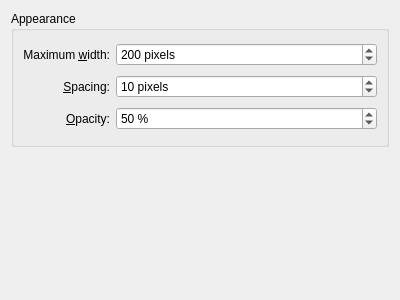
<?xml version="1.0" encoding="UTF-8"?>

<!--
SPDX-FileCopyrightText: 2023 Roman Gilg <subdiff@gmail.com>

SPDX-License-Identifier: GPL-2.0-or-later
-->

<ui version="4.0">
 <class>como::ThumbnailAsideEffectConfigForm</class>
 <widget class="QWidget" name="como::ThumbnailAsideEffectConfigForm">
  <property name="geometry">
   <rect>
    <x>0</x>
    <y>0</y>
    <width>400</width>
    <height>300</height>
   </rect>
  </property>
  <layout class="QVBoxLayout">
   <item>
    <widget class="QGroupBox" name="groupBox">
     <property name="title">
      <string>Appearance</string>
     </property>
     <layout class="QGridLayout" name="gridLayout">
      <item row="0" column="0">
       <widget class="QLabel" name="label">
        <property name="text">
         <string>Maximum &amp;width:</string>
        </property>
        <property name="alignment">
         <set>Qt::AlignRight|Qt::AlignTrailing|Qt::AlignVCenter</set>
        </property>
        <property name="buddy">
         <cstring>kcfg_MaxWidth</cstring>
        </property>
       </widget>
      </item>
      <item row="1" column="0">
       <widget class="QLabel" name="label_2">
        <property name="text">
         <string>&amp;Spacing:</string>
        </property>
        <property name="alignment">
         <set>Qt::AlignRight|Qt::AlignTrailing|Qt::AlignVCenter</set>
        </property>
        <property name="buddy">
         <cstring>kcfg_Spacing</cstring>
        </property>
       </widget>
      </item>
      <item row="1" column="1">
       <widget class="QSpinBox" name="kcfg_Spacing">
        <property name="sizePolicy">
         <sizepolicy hsizetype="Expanding" vsizetype="Fixed">
          <horstretch>0</horstretch>
          <verstretch>0</verstretch>
         </sizepolicy>
        </property>
        <property name="suffix">
         <string> pixels</string>
        </property>
        <property name="maximum">
         <number>30</number>
        </property>
        <property name="value">
         <number>10</number>
        </property>
       </widget>
      </item>
      <item row="2" column="0">
       <widget class="QLabel" name="label_3">
        <property name="text">
         <string>&amp;Opacity:</string>
        </property>
        <property name="alignment">
         <set>Qt::AlignRight|Qt::AlignTrailing|Qt::AlignVCenter</set>
        </property>
        <property name="buddy">
         <cstring>kcfg_Opacity</cstring>
        </property>
       </widget>
      </item>
      <item row="2" column="1">
       <widget class="QSpinBox" name="kcfg_Opacity">
        <property name="sizePolicy">
         <sizepolicy hsizetype="Expanding" vsizetype="Fixed">
          <horstretch>0</horstretch>
          <verstretch>0</verstretch>
         </sizepolicy>
        </property>
        <property name="suffix">
         <string> %</string>
        </property>
        <property name="maximum">
         <number>100</number>
        </property>
        <property name="value">
         <number>50</number>
        </property>
       </widget>
      </item>
      <item row="0" column="1">
       <widget class="QSpinBox" name="kcfg_MaxWidth">
        <property name="sizePolicy">
         <sizepolicy hsizetype="Expanding" vsizetype="Fixed">
          <horstretch>0</horstretch>
          <verstretch>0</verstretch>
         </sizepolicy>
        </property>
        <property name="suffix">
         <string> pixels</string>
        </property>
        <property name="maximum">
         <number>9999</number>
        </property>
        <property name="value">
         <number>200</number>
        </property>
       </widget>
      </item>
     </layout>
    </widget>
   </item>
   <item>
    <widget class="KShortcutsEditor" name="editor" native="true">
        <property name="actionTypes">
            <enum>KShortcutsEditor::GlobalAction</enum>
        </property>
    </widget>
   </item>
  </layout>
 </widget>
 <customwidgets>
  <customwidget>
   <class>KShortcutsEditor</class>
   <extends>QWidget</extends>
   <header location="global">KShortcutsEditor</header>
   <container>1</container>
  </customwidget>
 </customwidgets>
 <resources/>
 <connections/>
</ui>
